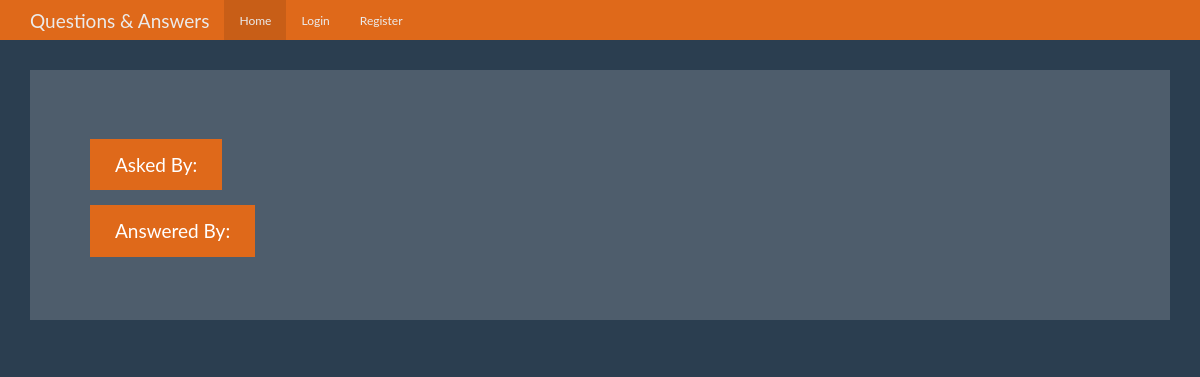
/question/2, run on an earlier commit of the app's database.
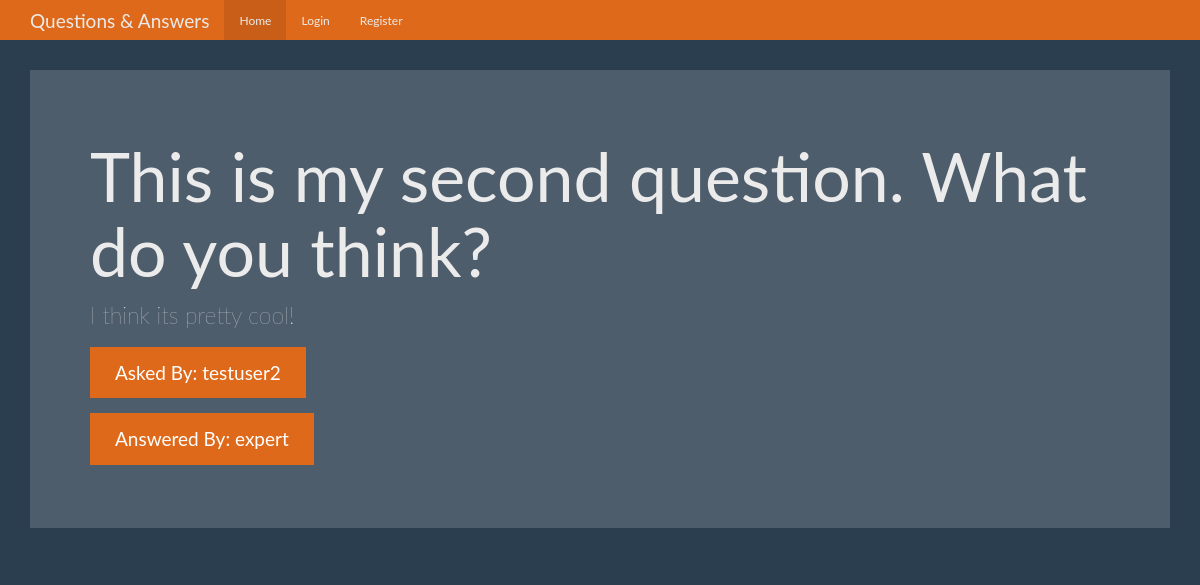
And on a later commit of the database.
### tables this page shows
CREATE TABLE questions (
    id integer primary key autoincrement,
    question_text text not null,
    answer_text text,
    asked_by_id integer not null,
    expert_id integer not null
);

CREATE TABLE users(
    id integer primary key autoincrement,
    name text not null,
    password text not null,
    expert boolean not null,
    admin boolean not null
);

### app.py (the view)
@app.route('/question/<question_id>')
def question(question_id):
    user = get_current_user()
    db = get_db()
    question_cur = db.execute('''select questions.question_text,
                                        questions.answer_text,
                                        askers.name as asker_name,
                                        experts.name as expert_name
                                 from questions
                                 join users as askers
                                 on askers.id = questions.asked_by_id
                                 join users as experts
                                 on experts.id = questions.expert_id
                                 where questions.id = ?''', [question_id])
    question_result = question_cur.fetchone()
    return render_template('question.html', user=user, question=question_result)

### app.py (called while the page is built)
def get_current_user():
    user_result = None
    if 'user' in session:
        user = session['user']
        db = get_db()
        user_cur = db.execute('select id, name, password, expert, admin from users where name = ?', [user])
        user_result = user_cur.fetchone()
    return user_result

### database.py (called while the page is built)
def connect_db():
    sql = sqlite3.connect('./questions.db')
    sql.row_factory = sqlite3.Row
    return sql

def get_db():
    if not hasattr(g, 'sqlite.db'):
        g.sqlite_db = connect_db()
    return g.sqlite_db

### templates/question.html (shortened to what this page needs)
{% extends "base.html" %}
{% from "show_links.html" import show_links %}
{% block nav %}{{ show_links(user) }}{% endblock %}
{% block body %}
  <div class="jumbotron">
    <h1>{{ question.question_text }}</h1>
    <p>{{ question.answer_text }}</p>
    <p><a class="btn btn-primary btn-lg">Asked By: {{ question.asker_name }}</a></p>
    <p><a class="btn btn-primary btn-lg">Answered By: {{ question.expert_name }}</a></p>
  </div>
{% endblock %}

What changed in the data, as far as the page shows it:
added questions: question_text "This is my second question. What do you think?", answer_text "I think its pretty cool!"
now on this page (row unchanged): users: asker_name "testuser2"
now on this page (row edited): users: expert_name "expert"
